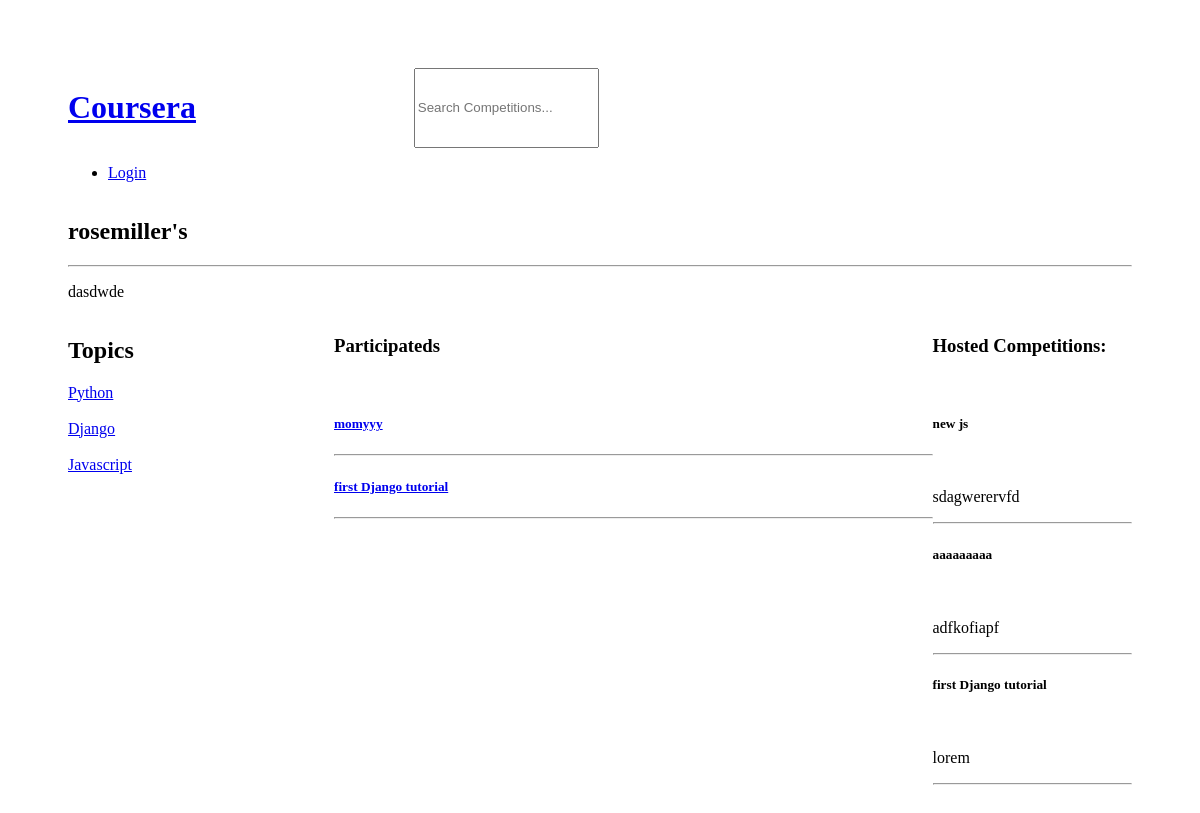
Page /user/1 on the committed database.
### base/models.py (models this page shows, shortened)
class CustomUser(models.Model):
    user = models.OneToOneField(User, null=True, on_delete=models.CASCADE)
    bio = models.TextField(max_length=800)
    is_host = models.BooleanField(default=False)
    competitions = models.ManyToManyField(Competition, null=True)
    comments = models.ManyToManyField(Comment, null=True)
    updated = models.DateTimeField(auto_now=True)
    created = models.DateTimeField(auto_now_add=True)

class Topic(models.Model):
    name = models.CharField(max_length=200)

class Competition(models.Model):
    host = models.ForeignKey(User, on_delete=models.SET_NULL, null=True)
    topic = models.ForeignKey(Topic, on_delete=models.SET_NULL, null=True)
    title = models.CharField(max_length=200)
    description = models.TextField()
    competitors = models.ManyToManyField(User, related_name="competitors")
    status = models.BooleanField(default=False)
    price = models.FloatField(default=0)
    is_paid = models.BooleanField(default=False)
    score = models.IntegerField(default=0)
    updated = models.DateTimeField(auto_now=True)
    created = models.DateTimeField(auto_now_add=True)
    class Meta:
        ordering = ['-updated', '-created']

### base/views.py (the view)
# urls.py: path('user/<str:pk>', views.user_profile, name="user_profile"),
def user_profile(request, pk):
    q = request.GET.get('q') if request.GET.get('q') != None else ''
    topic = Topic.objects.all()
    all_comps = Competition.objects.all()
    pre_user = User.objects.get(id=pk)
    c_user = CustomUser.objects.get(user=pre_user)
    comps = c_user.competitions.filter(Q(topic__name__icontains=q) |
                                       Q(description__icontains=q) |
                                       Q(title__icontains=q))
    comps_count = comps.count()
    context = { 'pre_user': pre_user, 'comps': comps, 'c_user': c_user, 'all_comps': all_comps
               , 'topic': topic}
    return render(request, 'base/user_profile.html', context)

### base/templates/base/user_profile.html (shortened to what this page needs)
{% extends 'main.html' %}
{% block content %}
<h2>{{ pre_user.username }}'s</h2>
<hr>
<p>{{ c_user.bio }}</p>
<div class="main-container">
    <div class="topic-container">
        <h2>Topics</h2>
        {% include 'base/topics.html' %}
    </div>
    <div class="body-container">
        <div class="part-container">
            {% if comps_count != 0 %}
                <h3>Participateds</h3>
                <br>
                {% for c in comps %}
                    <a href="{% url 'compinfo' c.id %}"><h5>{{ c.title }}</h5></a>
                    <hr>
                {% endfor %}
            {% endif %}
        </div>
        <div class="host-container">
            <h3>Hosted Competitions:</h3><br>
            {% for c in all_comps %}
                {% if c.host == pre_user %}
                    <h5>{{ c.title }}</h5><br>
                    <p>{{ c.description }}</p>
                    <hr>
                {% endif %}
            {% endfor %}
        </div>
    </div>
</div>
{% endblock %}

### base/templates/base/topics.html
{% for t in topic %}
    <a href="{% url 'home' %}?q={{t.name}}">{{ t.name }}</a>
    <br><br>
{% endfor %}

### static/styles/main.css (style rules this page uses)
body { padding: 5%; }

### templates/navbar.html (style rules this page uses)
.main-container { display: flex; }

### base/templates/base/user_profile.html (style rules this page uses)
.body-container { display: grid; grid-template-columns: 3fr 1fr; }
.main-container { display: grid; grid-template-columns: 1fr 3fr; }

### rows in the picture
CustomUser: bio "dasdwde"
Topic: name "Python"
Topic: name "Django"
Topic: name "Javascript"
Competition: title "momyyy"
Competition: title "first Django tutorial", description "lorem"
Competition: title "new js", description "sdagwerervfd"
Competition: title "aaaaaaaaa", description "adfkofiapf"

### other values in the picture
{{ pre_user.username }} "rosemiller"
